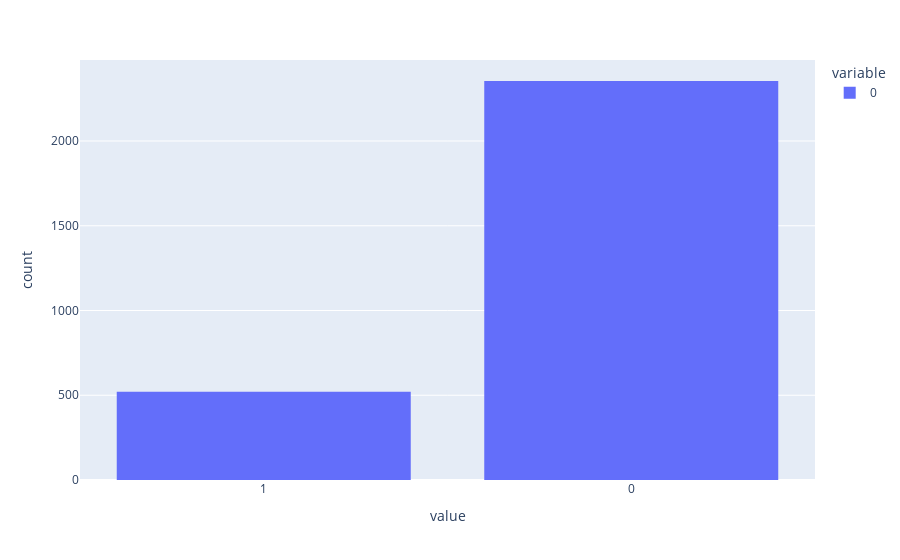

The notebook cell saved with this chart:
### Markdown cell above
## 5. Predictions and Evaluation of Decision Tree Model

### Code cell
predictions=dtree.predict(X_test)
fig = px.histogram(predictions)
fig.update_xaxes(type='category')

### Figure 1 — Plotly figure (JSON) as saved in the notebook; plotly's stock layout.template omitted (floating-point values rounded to 4 significant figures; data arrays with more than 128 entries replaced by an {"elided": "..."} marker saying what was removed)
{"data": [{"alignmentgroup": "True", "bingroup": "x", "hovertemplate": "variable=0<br>value=%{x}<br>count=%{y}<extra></extra>", "legendgroup": "0", "marker": {"color": "#636efa", "pattern": {"shape": ""}}, "name": "0", "offsetgroup": "0", "orientation": "v", "showlegend": true, "type": "histogram", "x": {"elided": "2874 int values"}, "xaxis": "x", "yaxis": "y"}], "layout": {"barmode": "relative", "legend": {"title": {"text": "variable"}, "tracegroupgap": 0}, "margin": {"t": 60}, "xaxis": {"anchor": "y", "domain": [0, 1], "title": {"text": "value"}, "type": "category"}, "yaxis": {"anchor": "x", "domain": [0, 1], "title": {"text": "count"}}}}
